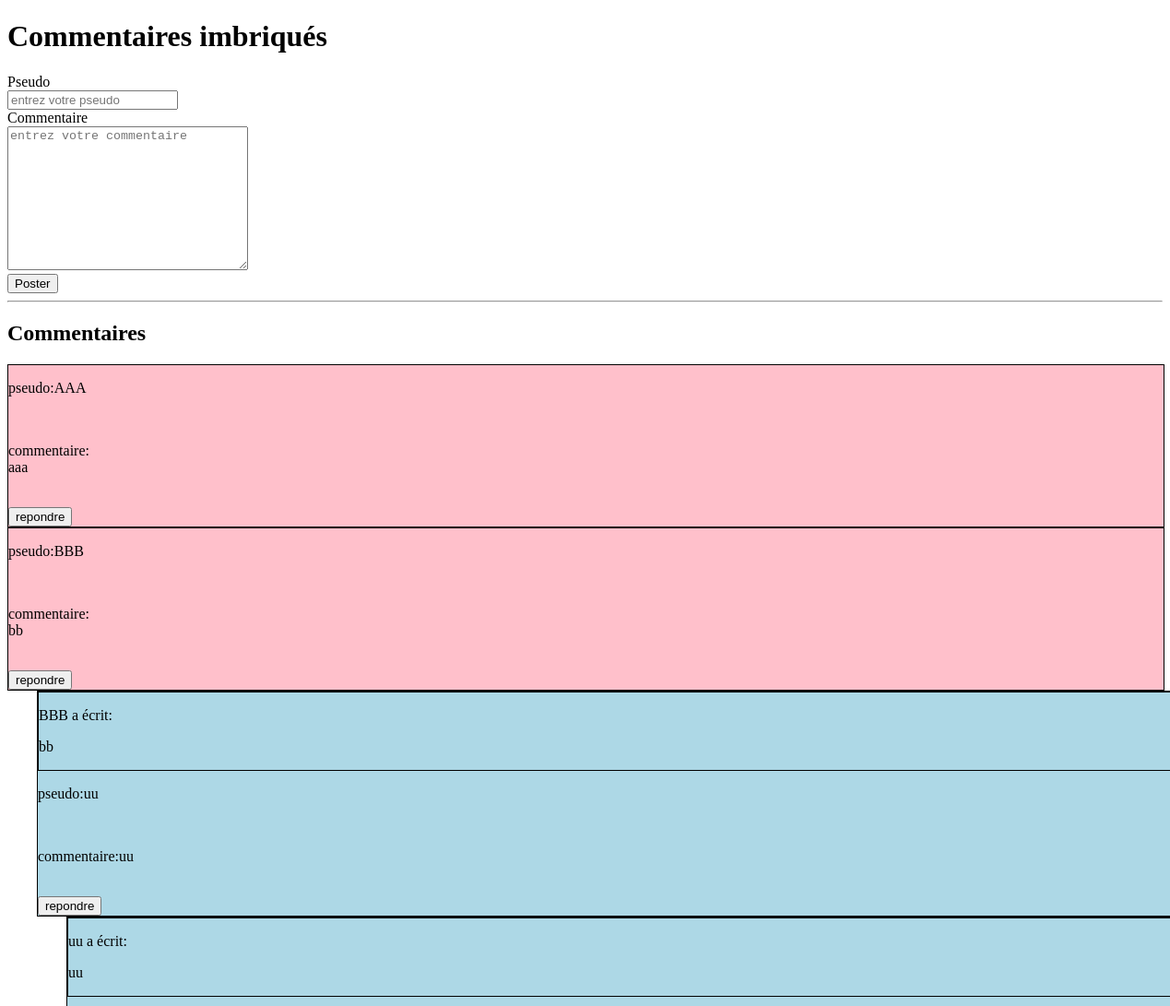
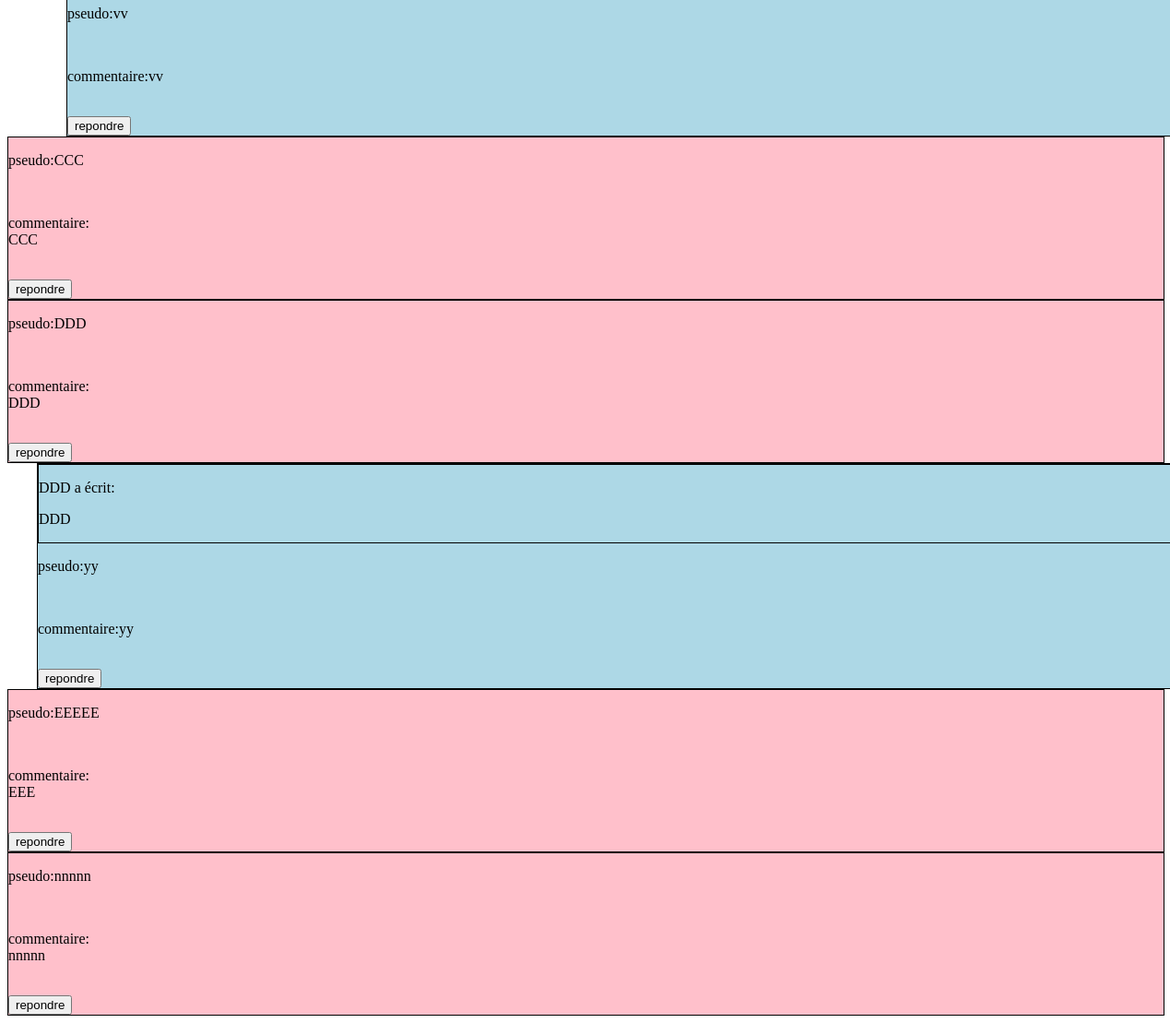
/commentaires/index.php, run on the app's committed database (2 pictures, top to bottom).
### tables this page shows
CREATE TABLE IF NOT EXISTS `commentaire` (
  `id` int(10) NOT NULL AUTO_INCREMENT,
  `pseudo` varchar(10) NOT NULL,
  `commentaire` varchar(256) NOT NULL,
  `parent_id` int(10) DEFAULT NULL,
  `rang` int(10) NOT NULL,
  PRIMARY KEY (`id`)
);

### commentaires/index.php (the view, shortened to what this page needs)
<?php
$pdo = new PDO("mysql:host=localhost;dbname=commentaire","root","");
function selectByParentId($parentId){
    global $pdo;
    $sql = "SELECT * FROM commentaire WHERE parent_id=:parent_id";
    $pdostatement= $pdo->prepare($sql);
    $pdostatement->bindValue(":parent_id",$parentId);
    if($pdostatement->execute()){
        return $pdostatement->fetchAll(PDO::FETCH_ASSOC);
    }
    return null;
    }
    function selectById($id){
        global $pdo;
        $sql = "SELECT * FROM commentaire WHERE id=:id";
        $pdostatement= $pdo->prepare($sql);
        $pdostatement->bindValue(":id",$id);
        if($pdostatement->execute()){
            return $pdostatement->fetch(PDO::FETCH_ASSOC);
        }
        return null;
        }
$sql = "SELECT * FROM commentaire";
$pdostatement = $pdo->query($sql);
$pdostatement->execute();
$commentaires = $pdostatement->fetchAll(PDO::FETCH_ASSOC);
function children($id){
    foreach(selectByParentId($id) as $commentaire){
        $parent = selectById($id);
        echo '<div class="children" style="margin-left:'.(2*$commentaire["rang"]).'rem;">';
        echo '<div style="width:100%;border:1px solid black">';
        echo '<p>'.$parent["pseudo"].' a écrit:</p>';
        echo  '<p>'.$parent["commentaire"].'</p>';
        echo '</div>';
        echo '<p>pseudo:'.$commentaire["pseudo"].'</p><br>';
        echo '<p>commentaire:'.$commentaire["commentaire"].'</p><br>';
        echo '<a href="index.php?id='.$commentaire["id"].'"><button>repondre</button></a>';
        echo '</div>';
        children($commentaire["id"]);
    }
    }
?>
<!DOCTYPE html>
<html lang="en">
<head>
</head>
<body>
    <h1>Commentaires imbriqués</h1>
    <form method="post">
        <label for="pseudo">Pseudo</label><br>
        <input type="text" name="pseudo" id="pseudo" placeholder="entrez votre pseudo"><br>
        <label for="commentaire">Commentaire</label><br>
        <textarea name="commentaire" id="commentaire" cols="30" rows="10" placeholder="entrez votre commentaire"></textarea><br>
        <button type="submit">Poster</button>
    </form>
    <hr>
    <div>
        <h2>Commentaires</h2>
    </div>
    <div class="commentaires">
       <?php foreach($commentaires as $commentaire):?>
        <?php if(!$commentaire["parent_id"]):?>
        <div class="parents">
            <p>pseudo:<?= $commentaire["pseudo"] ?></p><br>
            <p>commentaire:<br><?= $commentaire["commentaire"] ?></p><br>
            <a href="index.php?id=<?= $commentaire["id"]?>"><button>repondre</button></a>
        </div>
        <?php children($commentaire["id"]);?>
        <?php endif ?>
       <?php endforeach ?>
    </div>
</body>
</html>

### commentaires/index.php (style rules this page uses)
.parents { width:100%; border:1px solid black; background:pink; }
.children { width:100%; border:1px solid black; background:lightblue; }

### data on the page
commentaire: pseudo "AAA", commentaire "aaa"
commentaire: pseudo "BBB", commentaire "bb"
commentaire: commentaire.pseudo "BBB", commentaire.commentaire "bb", pseudo "uu", commentaire "uu"
commentaire: commentaire.pseudo "uu", commentaire.commentaire "uu", pseudo "vv", commentaire "vv"
commentaire: pseudo "CCC", commentaire "CCC"
commentaire: pseudo "DDD", commentaire "DDD"
commentaire: commentaire.pseudo "DDD", commentaire.commentaire "DDD", pseudo "yy", commentaire "yy"
commentaire: pseudo "EEEEE", commentaire "EEE"
commentaire: pseudo "nnnnn", commentaire "nnnnn"
